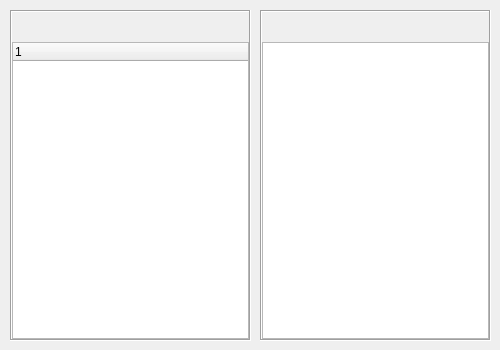
<?xml version="1.0" encoding="UTF-8"?>
<ui version="4.0">
 <class>frmNavTitle</class>
 <widget class="QWidget" name="frmNavTitle">
  <property name="geometry">
   <rect>
    <x>0</x>
    <y>0</y>
    <width>500</width>
    <height>350</height>
   </rect>
  </property>
  <property name="windowTitle">
   <string>Form</string>
  </property>
  <widget class="QFrame" name="frame1">
   <property name="geometry">
    <rect>
     <x>10</x>
     <y>10</y>
     <width>241</width>
     <height>331</height>
    </rect>
   </property>
   <property name="frameShape">
    <enum>QFrame::Box</enum>
   </property>
   <property name="frameShadow">
    <enum>QFrame::Sunken</enum>
   </property>
   <layout class="QVBoxLayout" name="verticalLayout">
    <property name="spacing">
     <number>0</number>
    </property>
    <property name="leftMargin">
     <number>0</number>
    </property>
    <property name="topMargin">
     <number>0</number>
    </property>
    <property name="rightMargin">
     <number>0</number>
    </property>
    <property name="bottomMargin">
     <number>0</number>
    </property>
    <item>
     <widget class="NavTitle" name="navTitle1" native="true">
      <property name="minimumSize">
       <size>
        <width>0</width>
        <height>30</height>
       </size>
      </property>
     </widget>
    </item>
    <item>
     <widget class="QTreeWidget" name="treeWidget">
      <column>
       <property name="text">
        <string notr="true">1</string>
       </property>
      </column>
     </widget>
    </item>
   </layout>
  </widget>
  <widget class="QFrame" name="frame2">
   <property name="geometry">
    <rect>
     <x>260</x>
     <y>10</y>
     <width>231</width>
     <height>331</height>
    </rect>
   </property>
   <property name="frameShape">
    <enum>QFrame::Box</enum>
   </property>
   <property name="frameShadow">
    <enum>QFrame::Sunken</enum>
   </property>
   <layout class="QVBoxLayout" name="verticalLayout_2">
    <property name="spacing">
     <number>0</number>
    </property>
    <property name="leftMargin">
     <number>0</number>
    </property>
    <property name="topMargin">
     <number>0</number>
    </property>
    <property name="rightMargin">
     <number>0</number>
    </property>
    <property name="bottomMargin">
     <number>0</number>
    </property>
    <item>
     <widget class="NavTitle" name="navTitle2" native="true">
      <property name="minimumSize">
       <size>
        <width>0</width>
        <height>30</height>
       </size>
      </property>
     </widget>
    </item>
    <item>
     <widget class="QTableWidget" name="tableWidget"/>
    </item>
   </layout>
  </widget>
 </widget>
 <customwidgets>
  <customwidget>
   <class>NavTitle</class>
   <extends>QWidget</extends>
   <header>navtitle.h</header>
   <container>1</container>
  </customwidget>
 </customwidgets>
 <resources/>
 <connections/>
</ui>
